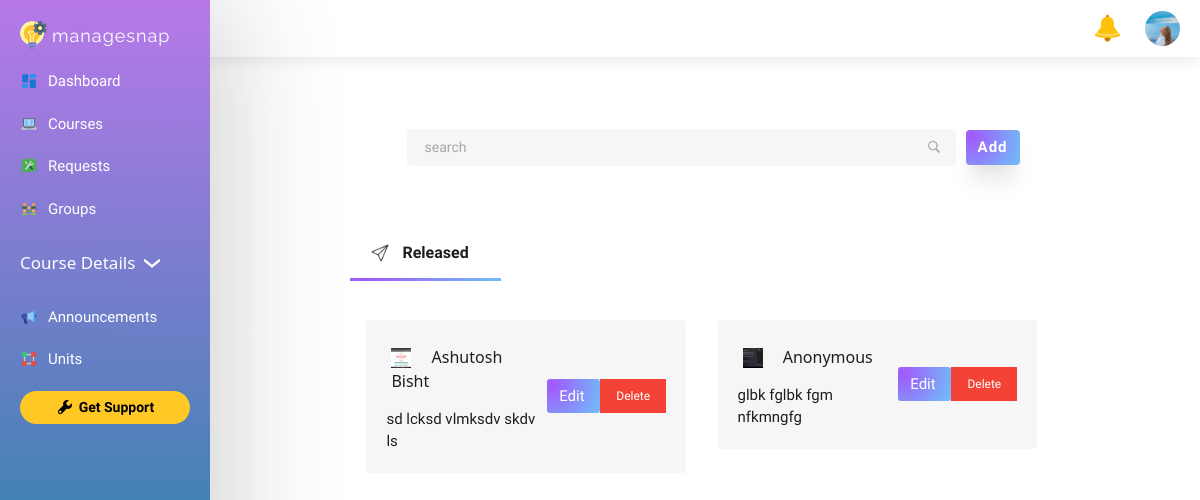
The app's page /creators-panel/course-desc-form/testimonials/python-basics with its own data.
### course/models.py (models this page shows, shortened)
class Testimonial(models.Model):
    course = models.ForeignKey(Course, on_delete=models.CASCADE)
    name = models.CharField(max_length=50, default='Anonymous')
    thoughts = models.TextField()
    image = models.ImageField(upload_to='user/', null=True)

### course/views/creator_form.py (the view)
# urls.py: path('creators-panel/course-desc-form/testimonials/<str:slug>', testiomonials_page, name='testimonials'),
def testiomonials_page(request, slug):
    code = Course.objects.get(slug=slug).instructor.slug
    profile = Profile.objects.get(slug=code)
    if request.method == 'GET':
        if profile.is_creator:
            course = Course.objects.filter(slug__iexact=slug).first()
            rating = Rating.objects.filter(course=course)
            rating_form = RatingForm()
            if rating.exists():
                rating_update_form = RatingForm(instance=rating.first())
            else :
                rating_update_form = None
            testimonial_objs = Testimonial.objects.filter(course=course)
            testimonial_form = TestimonialForm()
            testimonials = []
            for testimonial in testimonial_objs:
                data = {
                    'name': testimonial.name,
                    'id': testimonial.id,
                    "thoughts": testimonial.thoughts,
                    "img": testimonial.image.url
                }
                testimonials.append(data)
            payload = {
                'course': course,
                'testimonials': testimonials,
                'testimonial_form': testimonial_form,
                'creator': profile
            }
            return render(request, "teacher/testimonials.html", payload)
        return redirect('')

### course/forms.py
class TestimonialForm(forms.ModelForm):
    class Meta:
        model = Testimonial
        fields = ('name', 'thoughts', 'image')
        widgets = {
            'name': forms.TextInput(attrs={'placeholder': 'name', 'class': 'w3-input w3-border w3-round'}),
            'image': forms.FileInput(attrs={'placeholder': 'image', 'class': 'w3-input w3-border w3-round'}),
            'thoughts': forms.Textarea(attrs={'placeholder': 'what do you think about this course ??', 'class': 'w3-input w3-border w3-round'}),
        }

### templates/teacher/testimonials.html (shortened to what this page needs)
<!DOCTYPE html>
{% load static %}
{% load crispy_forms_tags %}
<html lang="en">
<head>
    <link rel="stylesheet" href="{% static "styles/announcements-style.css"%}">
    <link rel="stylesheet" href="{% static "styles/style.css"%}">
    <link rel="stylesheet" href="{% static "css/w3.css"%}">
    <link rel="stylesheet" href="{% static "styles/courses-style.css"%}">
    <link rel="stylesheet" href="{% static "styles/add-popup.css"%}">
</head>
<body>
    <div class="side-panel-container">
        <div class="side-panel">
            <div class="panel-item logo-item">
                <div class="logo">
                    <img src="{% static "rsc/icons8-project-management-48.png"%}" alt="" class="logo-image">
                    <p class="logo-name">managesnap</p>
                </div>
            </div>
            <div class="dashboard panel-item">
                <img src="{% static "rsc/icons8-dashboard-layout-48.png"%}" alt="" class="item">
                <p class="name"><a href="">Dashboard</a></p>
            </div>
            <div class="courses panel-item">
                <img src="{% static "rsc/icons8-e-learning-48.png"%}" alt="" class="item">
                <p class="name"><a href="index.html">Courses</a></p>
            </div>
            <div class="requests panel-item">
                <img src="{% static "rsc/icons8-request-service-48.png"%}" alt="" class="item">
                <p class="name"><a href="requests.html">Requests</a></p>
            </div>
            <div class="groups panel-item">
                <img src="{% static "rsc/icons8-user-groups-48.png"%}" alt="" class="item">
                <p class="name"><a href="groups.html">Groups</a></p>
            </div>
            <div class="course-details panel-item">
                <div class="panel-heading">
                    <h3>Course Details</h3>
                    <img src="{% static "rsc/icons8-chevron-down-30.png"%}" alt="" class="down" id="arrow">
                </div>
                <div class="details">
                    <div class="detail announcements">
                        <img src="{% static "rsc/icons8-commercial-48.png"%}" alt="" class="item">
                        <p class="name"><a href="{% url "announcements" course.slug%}">Announcements</a></p>
                    </div>
                    <div class="detail units">
                        <img src="{% static "rsc/icons8-unit-48.png"%}" alt="" class="item">
                        <p class="name"><a href="{% url "course-desc-form" course.slug%}">Units</a></p>
                    </div>
                </div>
            </div>
            <div class="panel-item support">
                <button>
                    <img src="{% static "rsc/icons8-support-60.png"%}" alt="">
                    <p>Get Support</p>
                </button>
            </div>
        </div>
    </div>
    <div class="navigation">
        <div class="navi">
            <div class="nav-logo">
                <p class="nav-logo-item nav-logo-text">managesnap</p>
            </div>
            <div class="nav-rest">
                <div class="nav-item">
                    <img src="{% static "rsc/icons8-notification-48 (1).png"%}" alt="" class="noti-icon">
                </div>
                <div class="profile-image nav-item">
                    <img src="{% static "rsc/kristina-v-hYdikKrex4U-unsplash.jpg"%}" alt="" class="image">
                </div>
            </div>
        </div>
    </div>
    <div class="body">
        <div class="announcements-container">
            <div class="ann">
                <div class="heading ann-item">
                    <div class="add-search ann-item heading-item">
                        <div class="search as-item">
                            <input type="text" name="" id="" placeholder="search" class="search-item searchbar">
                            <img src="{% static "rsc/icons8-search-50 (4).png"%}" alt="" class="search-icon search-item">
                        </div>
                        <div class="filter fs-item">
                            <button class="filter-btn" id="add-course-btn">Add</button>
                        </div>
                    </div>
                </div>
                <div class="tabs ann-item">
                    <div class="tab rel current">
                        <img src="{% static "rsc/icons8-sent-50.png"%}" alt="" class="icon">
                        <p>Released</p>
                    </div>
                </div>
                <div class="ann-item released-container">
                    {% for testimonial in testimonials %}
                    <div style="width:45%;" class="released w3-margin w3-half">
                        <div class="ann-content">
                            <h3 class="ann-heading rd-item">
                                <img src="{{testimonial.img}}" alt="" class="icon w3-margin-right ">
                                {{testimonial.name}}
                            </h3>
                            <p class="w3-medium">{{testimonial.thoughts}}</p>
                            <div class="ann-links-docs rd-item">
                            </div>
                        </div>
                        <div class="ann-buttons">
                            <button class="edit"><a href="#">Edit&nbsp;</a></button>
                        </div>
                        <button class="w3-red w3-small w3-button"><a href="{% url "delete-testimonial" testimonial.id%}">Delete</a></button>
                    </div>
                    {% endfor %}
                </div>
            </div>
        </div>
    </div>
</body>
</html>

### static/styles/announcements-style.css (style rules this page uses)
.body { padding-left: 210px; padding-top: 70px; color: rgb(30, 30, 30); }
.announcements-container { display: flex; justify-content: center; }
.ann-item { margin: 20px 30px; }
.heading { display: flex; flex-direction: row; align-items: center; justify-content: space-between; color: rgb(30, 30, 30); }
.heading-item { padding: 10px 0px; }
.add-search { display: flex; justify-content: flex-end; align-items: center; }
.as-item { padding: 10px; }
.search { display: flex; align-items: center; border-radius: 4px; background-color: rgb(246, 246, 246); padding: 5px 15px; }
.searchbar { width: 100%; font-size: 14px; border: none; padding: 3px; background-color: rgb(246, 246, 246); }
::placeholder { color: rgb(169, 166, 166); }
.search-icon { width: 19px; height: 19px; margin-left: 5px; }
.tabs { display: flex; align-items: center; }
.tab { padding: 10px 20px; margin-right: 50px; border-bottom: 3px solid transparent; cursor: pointer; display: flex; align-items: center; }
.tab p { padding: 6px 12px; border-radius: 5px; font-size: 16px; color: rgb(30, 30, 30); }
.icon { width: 20px; height: 20px; }
.current { background-image: radial-gradient( circle farthest-corner at 10% 20%, rgb(162, 88, 253) 0%, rgba(116,182,247,1) 90% ); background-size: 100% 3px; background-repeat: no-repeat; background-position: left bottom; transition: background-size 300ms ease; font-weight: bold; }
.released, .drafts { display: flex; background-color: rgb(246, 246, 246); padding: 10px 20px; align-items: center; justify-content: space-between; border-radius: 3px; }
.rd-item { padding: 5px; }
.ann-links-docs { display: flex; flex-direction: row; }
.ann-buttons button { display: flex; flex-direction: column; }
.ann-buttons button { margin: 20px 0px; padding: 6px 12px; text-align: center; border: none; background-image: radial-gradient( circle farthest-corner at 10% 20%, rgb(162, 88, 253) 0%, rgba(116,182,247,1) 90% ); color: white; border-radius: 3px; }
.ann-heading { font-size: 16px; }

### static/styles/style.css (style rules this page uses)
* { box-sizing: border-box; padding: 0px; margin: 0px; font-family: 'Work Sans', sans-serif; }
img { object-fit: cover; }
body { background-color: white; }
a { text-decoration: none; color: white; }
.side-panel-container { width: 210px; position: fixed; height: 100%; background-color: rgb(30, 30, 30); background-image: linear-gradient( 180.4deg, rgba(188,120,236,1) -2.2%, rgba(29,133,163,1) 83.5% ); box-shadow: rgba(48, 47, 47, 0.24) 12px 0px 120px; z-index: 2; overflow-y: scroll; scroll-behavior: smooth; }
.side-panel { padding: 10px; }
.panel-item:not(.course-details), .detail, .panel-heading { padding: 10px; display: flex; align-items: center; }
.panel-heading { cursor: pointer; }
.panel-heading h3 { margin-right: 7px; color: white; font-size: 17px; }
#arrow { width: 20px; height: 20px; }
.panel-item:not(.logo-item) img, .detail img { width: 18px; height: 18px; }
.name a { font-size: 15px; margin-left: 10px; text-decoration: none; color: white; }
.support button { display: flex; align-items: center; justify-content: center; width: 100%; border: none; padding: 6px; font-size: 14px; font-weight: 600; border-radius: 50px; cursor: pointer; color: black; background-color: #ffc824; }
.support button img { margin-right: 5px; }
.logo { display: flex; align-items: center; }
.logo-name { letter-spacing: 1px; margin-left: 5px; color: white; font-size: 18px; font-family: 'Raleway', sans-serif; }
.logo-image { width: 30px; height: 30px; margin-left: -3px; }
.logo-item { display: flex; justify-content: space-between; }
.navigation { background-color: white; }
.navigation .navi { background-color: white; display: flex; justify-content: space-between; position: fixed; left: 0px; right: 0px; box-shadow: rgba(65, 65, 65, 0.1) 0px 4px 12px; }
.navi { padding: 6px 20px; }
.nav-logo { display: flex; align-items: center; }
.nav-logo-text { font-size: 22px; letter-spacing: 1px; font-family: 'Raleway', sans-serif; color: white; }
.nav-logo-item { padding: 2px; }
.nav-rest { display: flex; align-items: center; }
.nav-item { padding: 5px 0px; }
.noti-icon { width: 35px; height: 35px; cursor: pointer; }
.image { width: 35px; height: 35px; border-radius: 100%; margin-left: 20px; cursor: pointer; }
@media (min-width: 1024px) { .side-panel-container { display: block !important; } }

### static/styles/add-popup.css (style rules this page uses)
::placeholder { color: rgb(169, 166, 166); }

### records on screen
Testimonial: name "Ashutosh Bisht", thoughts "sd lcksd vlmksdv skdv ls"
Testimonial: name "Anonymous", thoughts "glbk fglbk fgm nfkmngfg"
